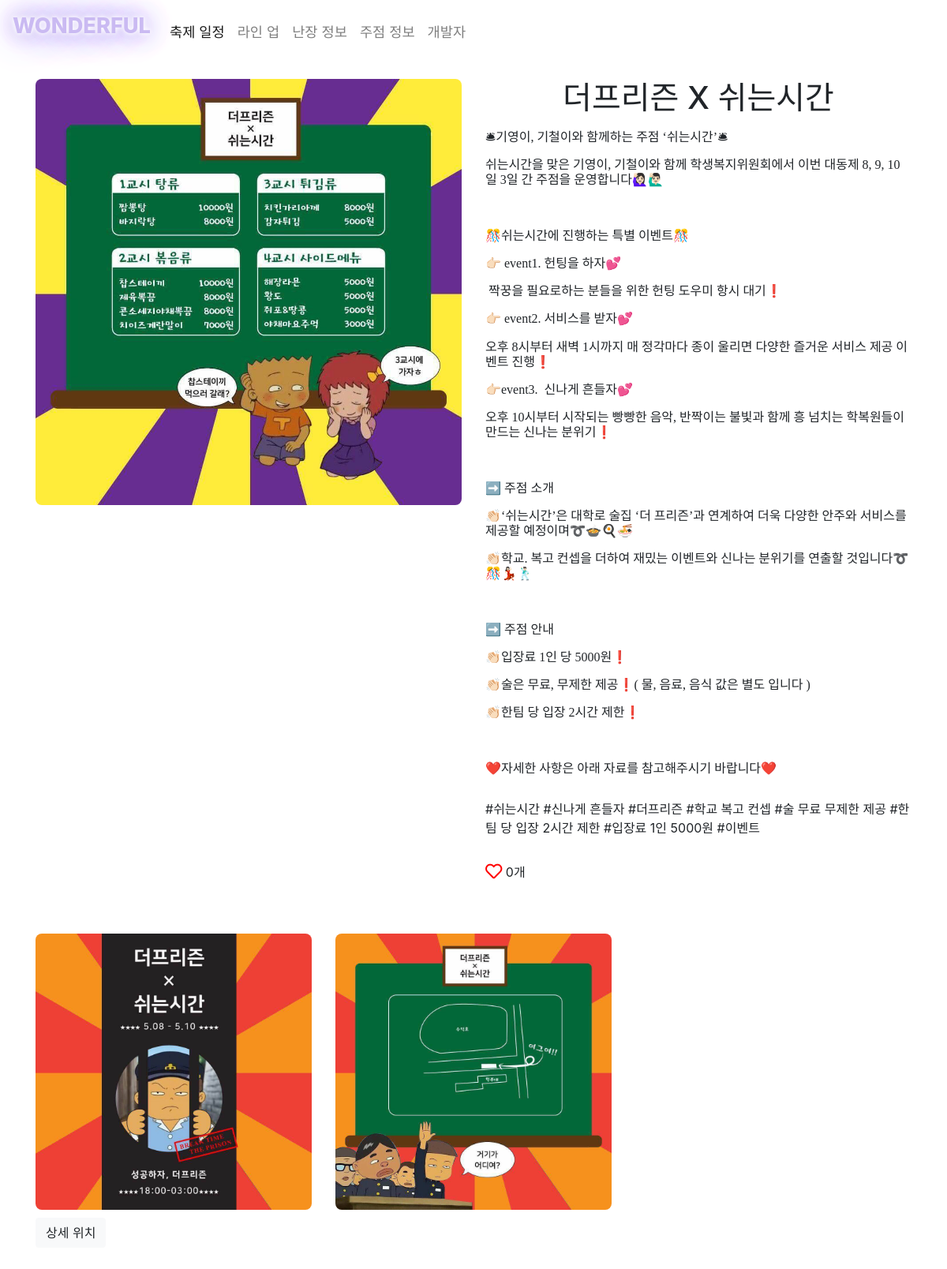
/jujum/7/, run on an earlier commit of the app's database.
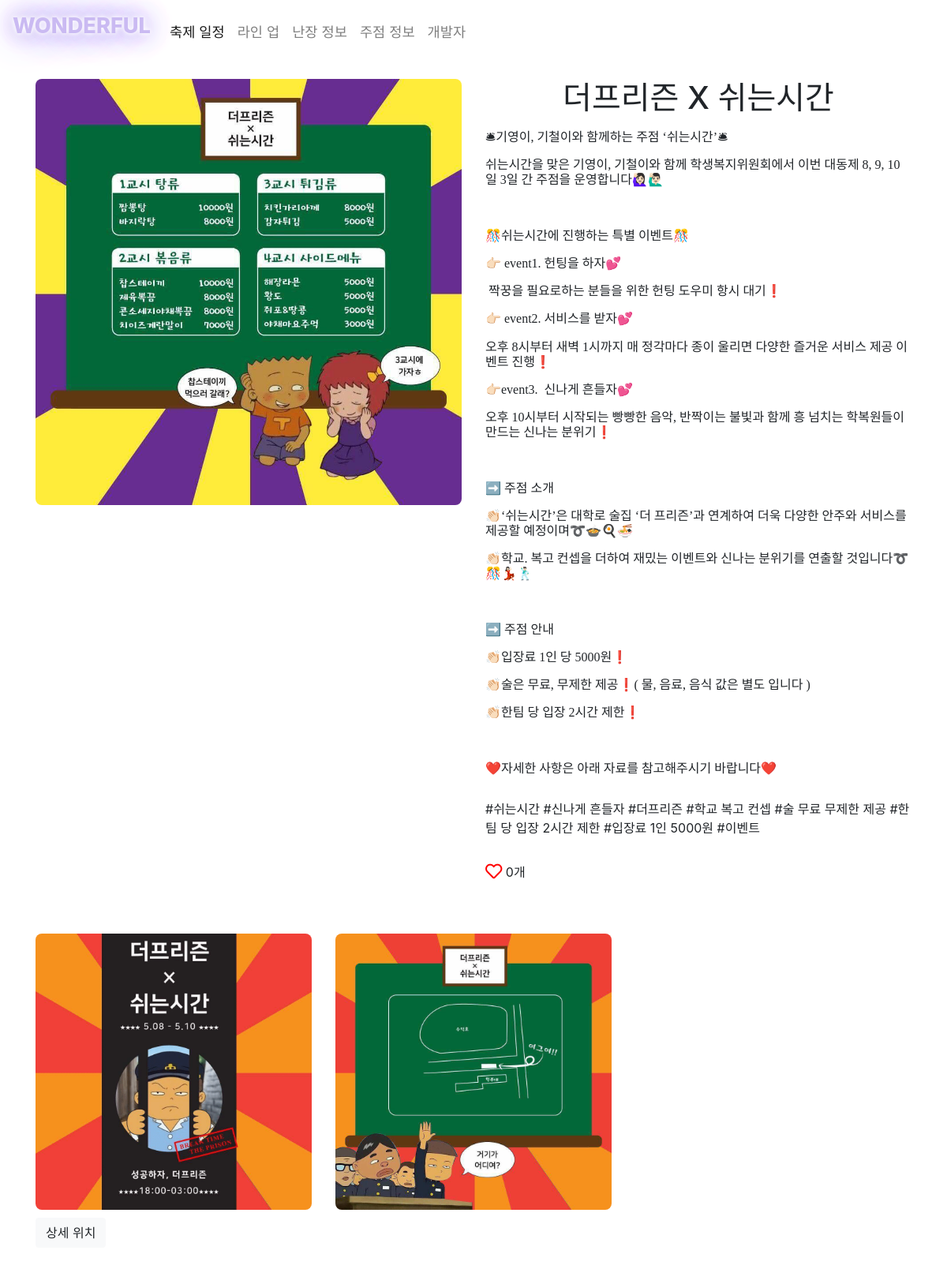
And on a later commit of the database.
### jujum/models.py (models this page shows, shortened)
class Jujum(models.Model):
    title = models.CharField(max_length=20)
    content = models.TextField(blank=True, null=True)
    menu = models.ImageField(null=True, blank=True, upload_to='home/%Y/%m/%d')
    image1 = models.ImageField(null=True, blank=True, upload_to='home/%Y/%m/%d')
    image2 = models.ImageField(null=True, blank=True, upload_to='home/%Y/%m/%d')
    image3 = models.ImageField(null=True, blank=True, upload_to='home/%Y/%m/%d')
    tags = TaggableManager()
    like_count = models.IntegerField(default=0)
    lat = models.DecimalField(max_digits=9, decimal_places=6, null=True)
    lng = models.DecimalField(max_digits=9, decimal_places=6, null=True)
    priority = models.IntegerField(default=0, null=True, blank=True)
    class Meta:
        ordering = ["priority"]

### jujum/views.py (the view)
# urls.py: path('<int:pk>/', views.JujumDetailView.as_view(), name='detail'),
class JujumDetailView(generic.DetailView):
    model = Jujum

### jujum/templates/jujum/jujum_detail.html (shortened to what this page needs)
{% extends 'home/detail_base.html' %}
{% block content %}
<div class="container">
    <div class="row">
        <div class="jujum_image col-md-6">
            {% if object.menu %}
                <img src="{{ object.menu.url }}" class="img-fluid" alt="Responsive image">
            {% else %}
                <img src="/static/image/main.jpg" class="img-fluid" alt="Responsive image">
            {% endif %}
        </div>
        <div class="jujum_content col-md-6">
            <h1> {{ object.title }} </h1>
            <p> {{ object.content | safe}} </p>
            <div class="tag_section">
                {% for tag in object.tags.all %}
                    <li class= "tag_display"> #{{ tag }} </li>
                {% endfor %}
            </div>
            <div class="like_section">
                <i class="like far fa-heart fa-lg"></i>
                <p style="display:inline-block;" id="count_like-{{ object.id }}">{{ object.like_count }}개</p>
            </div>
        </div>
    </div>
    <div class="row">
        {% if object.image1 %}
            <div class="jujum_image col-md-4">
                <img src="{{ object.image1.url }}" class="img-fluid" alt="Responsive image">
            </div>
        {% endif %}
        {% if object.image2 %}
            <div class="jujum_image col-md-4">
                <img src="{{ object.image2.url }}" class="img-fluid" alt="Responsive image">
            </div>
        {% endif %}
    </div>
    <div class="col-md-12 detail_btn">
        <button class="map_detail btn btn-light" data-toggle="collapse" href="#detail_map" role="button" aria-expanded="false"
            aria-controls="detail_map">
            상세 위치
        </button>
    </div>
</div>
{% endblock %}

### home/templates/home/detail_base.html (shortened to what this page needs)
{% load staticfiles %}
<!DOCTYPE html>
<html>
<head>
    <link rel="stylesheet" href="https://use.fontawesome.com/releases/v5.0.10/css/all.css">
    <link rel="stylesheet" href="https://maxcdn.bootstrapcdn.com/bootstrap/4.0.0/css/bootstrap.min.css"
>
    <link rel="stylesheet" href="{% static 'css/base.css' %}">
</head>
<body>
   <nav class="navbar fixed-top navbar-expand-lg navbar-light" style="background-color: #fff">
        <a class="navbar-brand nav-logo" href="{% url "home:index" %}"><p>WONDERFUL</p></a>
        <div class="collapse navbar-collapse" id="navbarNav">
            <ul class="navbar-nav">
                <li class="nav-item active">
                    <a class="nav-link nav-text" href="{% url 'home:main' %}#n_calendar_info">축제 일정
                    </a>
                </li>
                <li class="nav-item">
                    <a class="nav-link nav-text" href="{% url 'home:main' %}#n_lineup_info">라인 업</a>
                </li>
                <li class="nav-item">
                    <a class="nav-link nav-text" href="{% url 'home:main' %}#n_nanjang_info">난장 정보</a>
                </li>
                <li class="nav-item">
                    <a class="nav-link nav-text" href="{% url 'home:main' %}#n_jujum_info">주점 정보</a>
                </li>
                <li class="nav-item">
                    <a class="nav-link nav-text" href="{% url 'home:main' %}#n_about_info">개발자</a>
                </li>
            </ul>
        </div>
    </nav>
    {% block content %} {% endblock %}
</body>
</html>

### home/static/css/base.css (style rules this page uses)
* { padding: 0; }
.navbar { margin-bottom: 20px; }
.nav-logo { font-size: 1.7em; -webkit-transform-origin: 50% 0; transform-origin: 50% 0; -webkit-animation: swinging 3.5s ease-in-out forwards infinite; animation: swinging 3.5s ease-in-out forwards infinite; }
.nav-logo > p { color: #cabaf2; font-weight: 800; text-shadow: 0 0 5px #fff, 0 0 10px #fff, 0 0 20px #cabaf2, 0 0 30px #cabaf2, 0 0 40px #cabaf2, 0 0 55px #cabaf2, 0 0 75px #cabaf2; }
.nav-text { font-size: 1.1em; }
.nanjang_image > img, .jujum_image > img { border-radius: 8px; }
.jujum_content > h1 { text-align: center; }
.jujum_content > p { line-height: 30px; font-family: 'dayright', 'Nanum Pen Script', cursive !important; }
.nanjang_image, .nanjang_content, .jujum_image, .jujum_content { margin-top: 50px; }
.map_detail { display: block; margin: 10px 0; }
.like { color: red; }
.tag_display { display:inline; }
.tag_section { height: 50px; margin: 30px 0; }
.detail_btn { margin: 10px 0; padding: 0; }

What changed in the data, as far as the page shows it:
changed Jujum "더프리즌 X 쉬는시간": image1: a different picture
